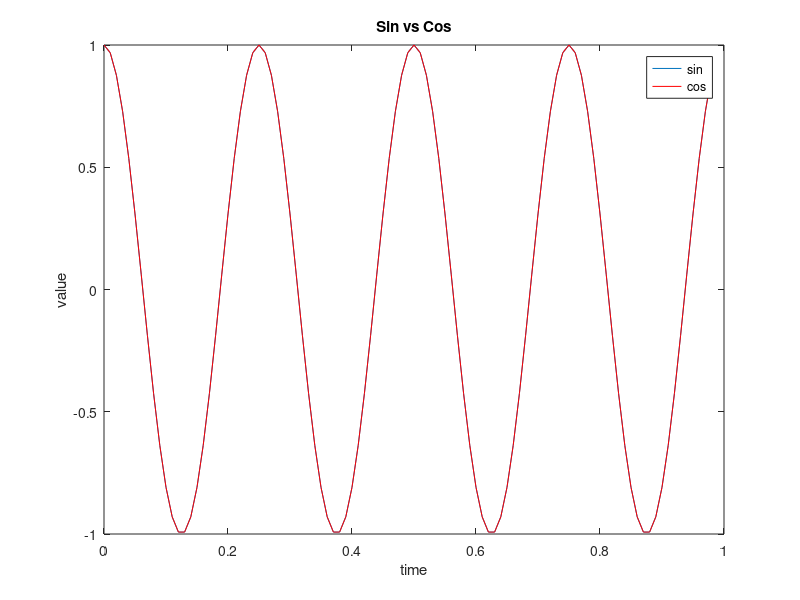

The MATLAB script that drew this image:
t=(0:0.01:0.98);
y1=sin(2*pi*4*t);
y2=cos(2*pi*4*t);
plot(t,y1);
plot(t,y2);
hold on;            %run second time for cos graph
plot(t,y2,'r');     %red colour
xlabel('time')
ylabel('value')
legend('sin','cos')    %details
title('Sin vs Cos')

